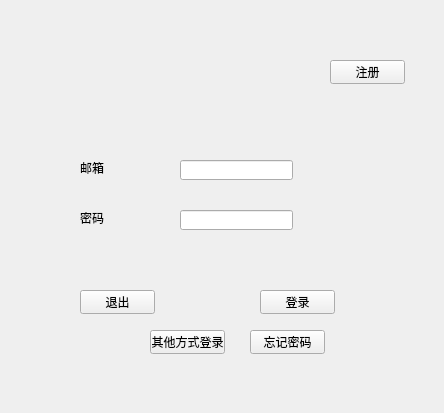
<?xml version="1.0" encoding="UTF-8"?>
<ui version="4.0">
 <class>Form</class>
 <widget class="QWidget" name="Form">
  <property name="geometry">
   <rect>
    <x>0</x>
    <y>0</y>
    <width>444</width>
    <height>413</height>
   </rect>
  </property>
  <property name="windowTitle">
   <string>Form</string>
  </property>
  <widget class="QPushButton" name="pushButton_Quit">
   <property name="geometry">
    <rect>
     <x>80</x>
     <y>290</y>
     <width>75</width>
     <height>24</height>
    </rect>
   </property>
   <property name="text">
    <string>退出</string>
   </property>
  </widget>
  <widget class="QPushButton" name="pushButton_LogIn">
   <property name="geometry">
    <rect>
     <x>260</x>
     <y>290</y>
     <width>75</width>
     <height>24</height>
    </rect>
   </property>
   <property name="text">
    <string>登录</string>
   </property>
  </widget>
  <widget class="QPushButton" name="pushButton_Register">
   <property name="geometry">
    <rect>
     <x>330</x>
     <y>60</y>
     <width>75</width>
     <height>24</height>
    </rect>
   </property>
   <property name="text">
    <string>注册</string>
   </property>
  </widget>
  <widget class="QLineEdit" name="lineEdit_Mail">
   <property name="geometry">
    <rect>
     <x>180</x>
     <y>160</y>
     <width>113</width>
     <height>20</height>
    </rect>
   </property>
  </widget>
  <widget class="QLineEdit" name="lineEdit_Passwd">
   <property name="geometry">
    <rect>
     <x>180</x>
     <y>210</y>
     <width>113</width>
     <height>20</height>
    </rect>
   </property>
  </widget>
  <widget class="QLabel" name="label_Mail">
   <property name="geometry">
    <rect>
     <x>80</x>
     <y>160</y>
     <width>55</width>
     <height>16</height>
    </rect>
   </property>
   <property name="text">
    <string>邮箱</string>
   </property>
  </widget>
  <widget class="QLabel" name="label_Passwd">
   <property name="geometry">
    <rect>
     <x>80</x>
     <y>210</y>
     <width>55</width>
     <height>16</height>
    </rect>
   </property>
   <property name="text">
    <string>密码</string>
   </property>
  </widget>
  <widget class="QPushButton" name="pushButton_OtherWays">
   <property name="geometry">
    <rect>
     <x>150</x>
     <y>330</y>
     <width>75</width>
     <height>24</height>
    </rect>
   </property>
   <property name="text">
    <string>其他方式登录</string>
   </property>
  </widget>
  <widget class="QPushButton" name="pushButton_ForgetPwd">
   <property name="geometry">
    <rect>
     <x>250</x>
     <y>330</y>
     <width>75</width>
     <height>24</height>
    </rect>
   </property>
   <property name="text">
    <string>忘记密码</string>
   </property>
  </widget>
 </widget>
 <resources/>
 <connections/>
</ui>
